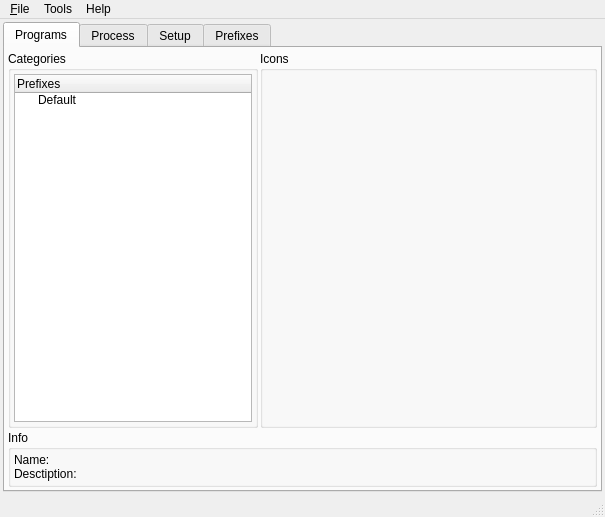
<?xml version="1.0" encoding="UTF-8"?>
<ui version="4.0">
 <author>Malakhov A.S. aka Brezerk</author>
 <class>MainWindow</class>
 <widget class="QMainWindow" name="MainWindow">
  <property name="geometry">
   <rect>
    <x>0</x>
    <y>0</y>
    <width>605</width>
    <height>517</height>
   </rect>
  </property>
  <property name="windowTitle">
   <string>%1 :. Qt4 GUI for Wine v%2</string>
  </property>
  <property name="windowIcon">
   <iconset>
    <normaloff>:/data/q4wine.png</normaloff>:/data/q4wine.png</iconset>
  </property>
  <widget class="QWidget" name="centralwidget">
   <layout class="QGridLayout">
    <item row="0" column="0">
     <widget class="QTabWidget" name="tbwGeneral">
      <property name="currentIndex">
       <number>0</number>
      </property>
      <widget class="QWidget" name="tab">
       <attribute name="title">
        <string>Programs</string>
       </attribute>
       <layout class="QGridLayout" name="gridLayout_2">
        <item row="0" column="1">
         <widget class="QGroupBox" name="gbIcons">
          <property name="title">
           <string>Icons</string>
          </property>
         </widget>
        </item>
        <item row="1" column="0" colspan="2">
         <widget class="QGroupBox" name="gbInfo">
          <property name="title">
           <string>Info</string>
          </property>
          <layout class="QGridLayout" name="_5">
           <item row="0" column="0">
            <widget class="QLabel" name="lblInfo">
             <property name="text">
              <string>Name:&lt;br&gt;Desctiption:</string>
             </property>
            </widget>
           </item>
          </layout>
         </widget>
        </item>
        <item row="0" column="0">
         <widget class="QGroupBox" name="gbCategoryes">
          <property name="minimumSize">
           <size>
            <width>250</width>
            <height>0</height>
           </size>
          </property>
          <property name="maximumSize">
           <size>
            <width>250</width>
            <height>16777215</height>
           </size>
          </property>
          <property name="title">
           <string>Сategories</string>
          </property>
          <layout class="QGridLayout" name="gridLayout_3">
           <item row="0" column="0">
            <widget class="QTreeWidget" name="twPrograms">
             <property name="contextMenuPolicy">
              <enum>Qt::CustomContextMenu</enum>
             </property>
             <property name="autoExpandDelay">
              <number>0</number>
             </property>
             <property name="itemsExpandable">
              <bool>true</bool>
             </property>
             <column>
              <property name="text">
               <string>Prefixes</string>
              </property>
             </column>
             <item>
              <property name="text">
               <string>Default</string>
              </property>
             </item>
            </widget>
           </item>
          </layout>
         </widget>
        </item>
       </layout>
      </widget>
      <widget class="QWidget" name="tab_2">
       <attribute name="title">
        <string>Process</string>
       </attribute>
       <layout class="QVBoxLayout">
        <item>
         <widget class="QFrame" name="tlbProccess">
          <property name="minimumSize">
           <size>
            <width>16</width>
            <height>40</height>
           </size>
          </property>
          <property name="maximumSize">
           <size>
            <width>16777215</width>
            <height>40</height>
           </size>
          </property>
          <property name="frameShape">
           <enum>QFrame::NoFrame</enum>
          </property>
          <property name="frameShadow">
           <enum>QFrame::Raised</enum>
          </property>
         </widget>
        </item>
        <item>
         <widget class="QTableWidget" name="tableProc">
          <property name="selectionMode">
           <enum>QAbstractItemView::SingleSelection</enum>
          </property>
          <property name="selectionBehavior">
           <enum>QAbstractItemView::SelectRows</enum>
          </property>
          <property name="sortingEnabled">
           <bool>false</bool>
          </property>
          <column>
           <property name="text">
            <string>PID</string>
           </property>
          </column>
          <column>
           <property name="text">
            <string>Name</string>
           </property>
          </column>
          <column>
           <property name="text">
            <string>Ni</string>
           </property>
          </column>
          <column>
           <property name="text">
            <string>Prefix</string>
           </property>
          </column>
         </widget>
        </item>
        <item>
         <widget class="QLabel" name="lblProcInfo">
          <property name="text">
           <string>Total procces:</string>
          </property>
          <property name="margin">
           <number>3</number>
          </property>
         </widget>
        </item>
       </layout>
      </widget>
      <widget class="QWidget" name="tab_3">
       <attribute name="title">
        <string>Setup</string>
       </attribute>
       <layout class="QGridLayout">
        <item row="0" column="0">
         <widget class="QGroupBox" name="gbSelPrefix">
          <property name="title">
           <string>Current Prefix</string>
          </property>
          <layout class="QHBoxLayout" name="horizontalLayout">
           <item>
            <widget class="QComboBox" name="cbPrefixes">
             <item>
              <property name="text">
               <string>Default (Windows XP)</string>
              </property>
             </item>
            </widget>
           </item>
           <item>
            <widget class="QPushButton" name="cmdManagePrefixes">
             <property name="maximumSize">
              <size>
               <width>160</width>
               <height>16777215</height>
              </size>
             </property>
             <property name="text">
              <string>Manage</string>
             </property>
            </widget>
           </item>
          </layout>
         </widget>
        </item>
        <item row="1" column="0">
         <widget class="QGroupBox" name="gbWineSetup">
          <property name="title">
           <string>Options</string>
          </property>
          <layout class="QGridLayout" name="gridLayout">
           <item row="0" column="0">
            <widget class="QTabWidget" name="twWineSetup">
             <property name="currentIndex">
              <number>0</number>
             </property>
             <widget class="QWidget" name="tab_4">
              <attribute name="title">
               <string>Base setup</string>
              </attribute>
              <layout class="QVBoxLayout" name="_2">
               <item>
                <widget class="QLabel" name="label">
                 <property name="text">
                  <string>This is the point where you have to start when creating new empty prefix. You can also create a new or update an old fake Windows drive.</string>
                 </property>
                 <property name="wordWrap">
                  <bool>true</bool>
                 </property>
                </widget>
               </item>
               <item>
                <widget class="QPushButton" name="cmdCreateFake">
                 <property name="enabled">
                  <bool>true</bool>
                 </property>
                 <property name="text">
                  <string>Create Fake Drive</string>
                 </property>
                </widget>
               </item>
               <item>
                <widget class="QPushButton" name="cmdUpdateFake">
                 <property name="enabled">
                  <bool>true</bool>
                 </property>
                 <property name="text">
                  <string>Update Fake Drive</string>
                 </property>
                </widget>
               </item>
               <item>
                <spacer>
                 <property name="orientation">
                  <enum>Qt::Vertical</enum>
                 </property>
                 <property name="sizeHint" stdset="0">
                  <size>
                   <width>535</width>
                   <height>71</height>
                  </size>
                 </property>
                </spacer>
               </item>
              </layout>
             </widget>
             <widget class="QWidget" name="tab_5">
              <attribute name="title">
               <string>System Software</string>
              </attribute>
              <layout class="QVBoxLayout" name="_3">
               <item>
                <widget class="QLabel" name="label_2">
                 <property name="text">
                  <string>It (temporary) implemented by winetricks</string>
                 </property>
                </widget>
               </item>
               <item>
                <widget class="QPushButton" name="cmdWinetricks">
                 <property name="text">
                  <string>Run Winetricks</string>
                 </property>
                </widget>
               </item>
               <item>
                <spacer>
                 <property name="orientation">
                  <enum>Qt::Vertical</enum>
                 </property>
                 <property name="sizeHint" stdset="0">
                  <size>
                   <width>20</width>
                   <height>40</height>
                  </size>
                 </property>
                </spacer>
               </item>
              </layout>
             </widget>
             <widget class="QWidget" name="tab_6">
              <attribute name="title">
               <string>Core fonts</string>
              </attribute>
              <layout class="QVBoxLayout" name="verticalLayout">
               <item>
                <widget class="QLabel" name="label_3">
                 <property name="text">
                  <string>Hi. This is development area.</string>
                 </property>
                </widget>
               </item>
               <item>
                <widget class="QPushButton" name="cmdTestWis">
                 <property name="enabled">
                  <bool>true</bool>
                 </property>
                 <property name="text">
                  <string>Test WIS</string>
                 </property>
                </widget>
               </item>
               <item>
                <spacer>
                 <property name="orientation">
                  <enum>Qt::Vertical</enum>
                 </property>
                 <property name="sizeHint" stdset="0">
                  <size>
                   <width>20</width>
                   <height>40</height>
                  </size>
                 </property>
                </spacer>
               </item>
              </layout>
             </widget>
            </widget>
           </item>
          </layout>
         </widget>
        </item>
       </layout>
      </widget>
      <widget class="QWidget" name="tab_8">
       <attribute name="title">
        <string>Prefixes</string>
       </attribute>
       <layout class="QVBoxLayout">
        <item>
         <widget class="QFrame" name="tlbPrefix">
          <property name="minimumSize">
           <size>
            <width>16</width>
            <height>40</height>
           </size>
          </property>
          <property name="maximumSize">
           <size>
            <width>16777215</width>
            <height>40</height>
           </size>
          </property>
          <property name="frameShape">
           <enum>QFrame::NoFrame</enum>
          </property>
          <property name="frameShadow">
           <enum>QFrame::Raised</enum>
          </property>
         </widget>
        </item>
        <item>
         <widget class="QTableWidget" name="tablePrefix">
          <property name="selectionMode">
           <enum>QAbstractItemView::SingleSelection</enum>
          </property>
          <property name="selectionBehavior">
           <enum>QAbstractItemView::SelectRows</enum>
          </property>
          <column>
           <property name="text">
            <string>Name</string>
           </property>
          </column>
          <column>
           <property name="text">
            <string>Path</string>
           </property>
          </column>
         </widget>
        </item>
       </layout>
      </widget>
     </widget>
    </item>
   </layout>
  </widget>
  <widget class="QMenuBar" name="menubar">
   <property name="geometry">
    <rect>
     <x>0</x>
     <y>0</y>
     <width>605</width>
     <height>23</height>
    </rect>
   </property>
   <widget class="QMenu" name="menu_File">
    <property name="title">
     <string>&amp;File</string>
    </property>
    <addaction name="mainRun"/>
    <addaction name="mainInstall"/>
    <addaction name="separator"/>
    <addaction name="mainOptions"/>
    <addaction name="separator"/>
    <addaction name="mainExit"/>
   </widget>
   <widget class="QMenu" name="menuHelp">
    <property name="title">
     <string>Help</string>
    </property>
    <addaction name="mainAbout"/>
    <addaction name="mainAboutQt"/>
    <addaction name="separator"/>
    <addaction name="mainHandbook"/>
   </widget>
   <widget class="QMenu" name="menuTools">
    <property name="title">
     <string>Tools</string>
    </property>
    <addaction name="mainPrograms"/>
    <addaction name="mainProcess"/>
    <addaction name="mainSetup"/>
    <addaction name="mainPrefix"/>
    <addaction name="separator"/>
    <addaction name="mainExportIcons"/>
    <addaction name="separator"/>
    <addaction name="mainImageManage"/>
   </widget>
   <addaction name="menu_File"/>
   <addaction name="menuTools"/>
   <addaction name="menuHelp"/>
  </widget>
  <widget class="QStatusBar" name="statusbar"/>
  <action name="mainRun">
   <property name="text">
    <string>Run...</string>
   </property>
   <property name="shortcut">
    <string>Ctrl+Z</string>
   </property>
  </action>
  <action name="mainExit">
   <property name="text">
    <string>Quit</string>
   </property>
   <property name="shortcut">
    <string>Ctrl+Q</string>
   </property>
  </action>
  <action name="mainAbout">
   <property name="text">
    <string>About</string>
   </property>
   <property name="shortcut">
    <string>Ctrl+E</string>
   </property>
  </action>
  <action name="mainHandbook">
   <property name="enabled">
    <bool>false</bool>
   </property>
   <property name="text">
    <string>Handbook</string>
   </property>
   <property name="shortcut">
    <string>Ctrl+R</string>
   </property>
  </action>
  <action name="mainAboutQt">
   <property name="text">
    <string>About Qt</string>
   </property>
  </action>
  <action name="mainInstall">
   <property name="enabled">
    <bool>false</bool>
   </property>
   <property name="text">
    <string>Instal wizard</string>
   </property>
   <property name="shortcut">
    <string>Ctrl+X</string>
   </property>
  </action>
  <action name="mainPrograms">
   <property name="text">
    <string>Programs</string>
   </property>
   <property name="shortcut">
    <string>Ctrl+A</string>
   </property>
  </action>
  <action name="mainProcess">
   <property name="text">
    <string>Process</string>
   </property>
   <property name="shortcut">
    <string>Ctrl+S</string>
   </property>
  </action>
  <action name="mainSetup">
   <property name="text">
    <string>Setup</string>
   </property>
   <property name="shortcut">
    <string>Ctrl+D</string>
   </property>
  </action>
  <action name="mainPrefix">
   <property name="text">
    <string>Prefixes</string>
   </property>
   <property name="shortcut">
    <string>Ctrl+F</string>
   </property>
  </action>
  <action name="mainExportIcons">
   <property name="text">
    <string>Export icons</string>
   </property>
   <property name="shortcut">
    <string>Ctrl+C</string>
   </property>
  </action>
  <action name="mainOptions">
   <property name="text">
    <string>Options</string>
   </property>
   <property name="shortcut">
    <string>Ctrl+W</string>
   </property>
  </action>
  <action name="mainImageManage">
   <property name="text">
    <string>CD image manager</string>
   </property>
   <property name="shortcut">
    <string>Ctrl+V</string>
   </property>
  </action>
 </widget>
 <layoutdefault spacing="2" margin="3"/>
 <resources/>
 <connections/>
 <designerdata>
  <property name="gridDeltaX">
   <number>5</number>
  </property>
  <property name="gridDeltaY">
   <number>5</number>
  </property>
  <property name="gridSnapX">
   <bool>true</bool>
  </property>
  <property name="gridSnapY">
   <bool>true</bool>
  </property>
  <property name="gridVisible">
   <bool>true</bool>
  </property>
 </designerdata>
</ui>
